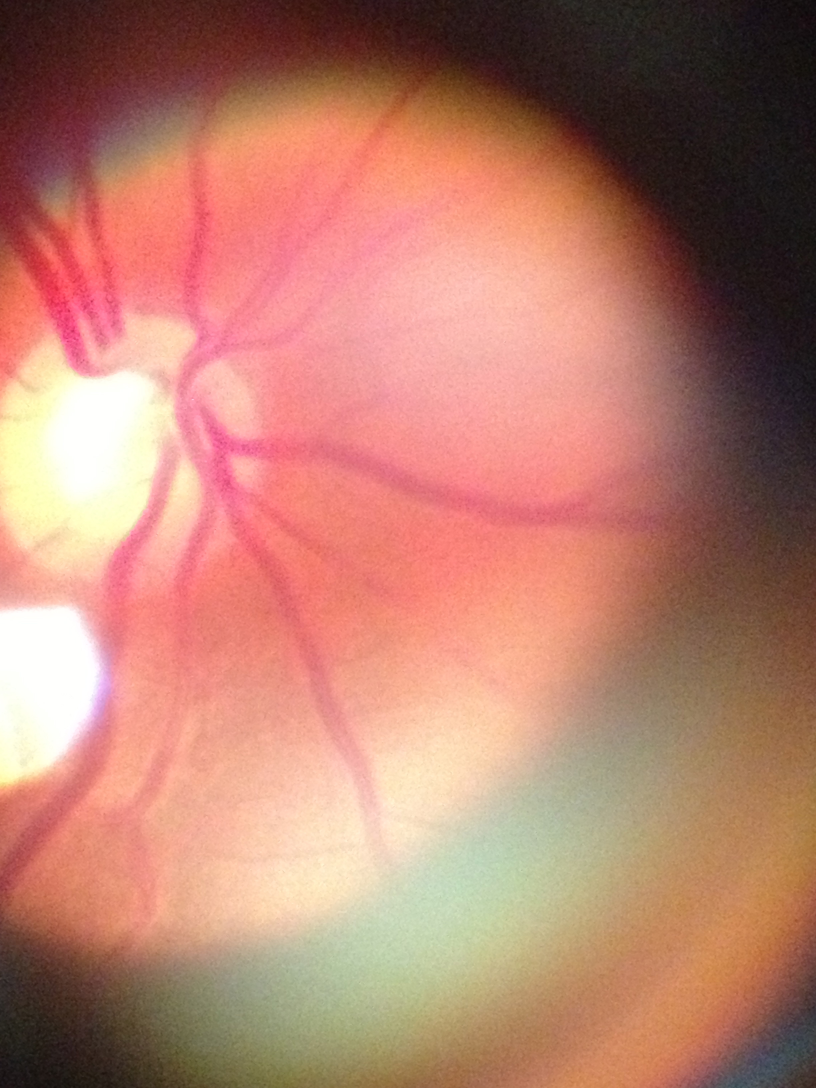
#> input picture tests/im1_2.jpg, 2448 x 3264 px (shown at 1/3 size)
$ python Ex_image_adjust_brightness_contrast.py
#> lines starting #> are read from the running program, lines starting #| are printed output that depends on the picture
"""
This is a sample code that works as in http://stackoverflow.com/a/10561359/5288758 to adjust sheets of papers' colors.
"""
from __future__ import division

from past.utils import old_div
import cv2
import numpy as np
from matplotlib import pyplot as plt

fig = plt.figure()
gs = plt.GridSpec(1, 2)
ax1 = fig.add_subplot(gs[0, 0])
ax2 = fig.add_subplot(gs[0, 1])


gray = cv2.resize(cv2.imread("im1_2.jpg",0),(400,400))
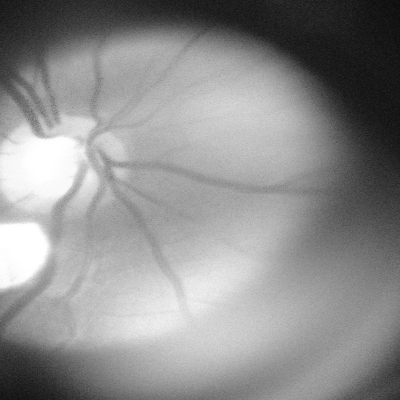
#> gray: shape (400, 400); min 10, max 255, mean 142.5

ax1.imshow(gray, cmap=plt.cm.gray)
ax1.set_title('Source')

gray = (255-gray) # TODO: this is a tweak of the code
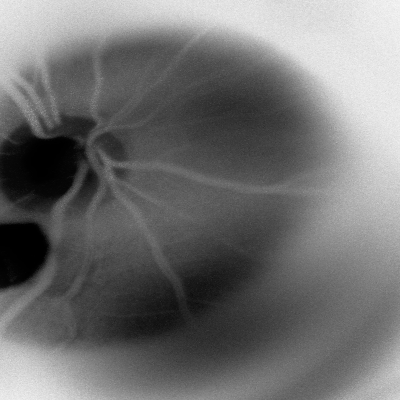
#> gray: shape (400, 400); min 0, max 245, mean 112.5

kernel1 = cv2.getStructuringElement(cv2.MORPH_ELLIPSE,(5,5))
close = cv2.morphologyEx(gray,cv2.MORPH_CLOSE,kernel1)
div = old_div(np.float32(gray),(close))
#> (the run stopped early here; a loop or call above may not have finished)

$ run again, with tests/im1_1.jpg copied over tests/im1_2.jpg
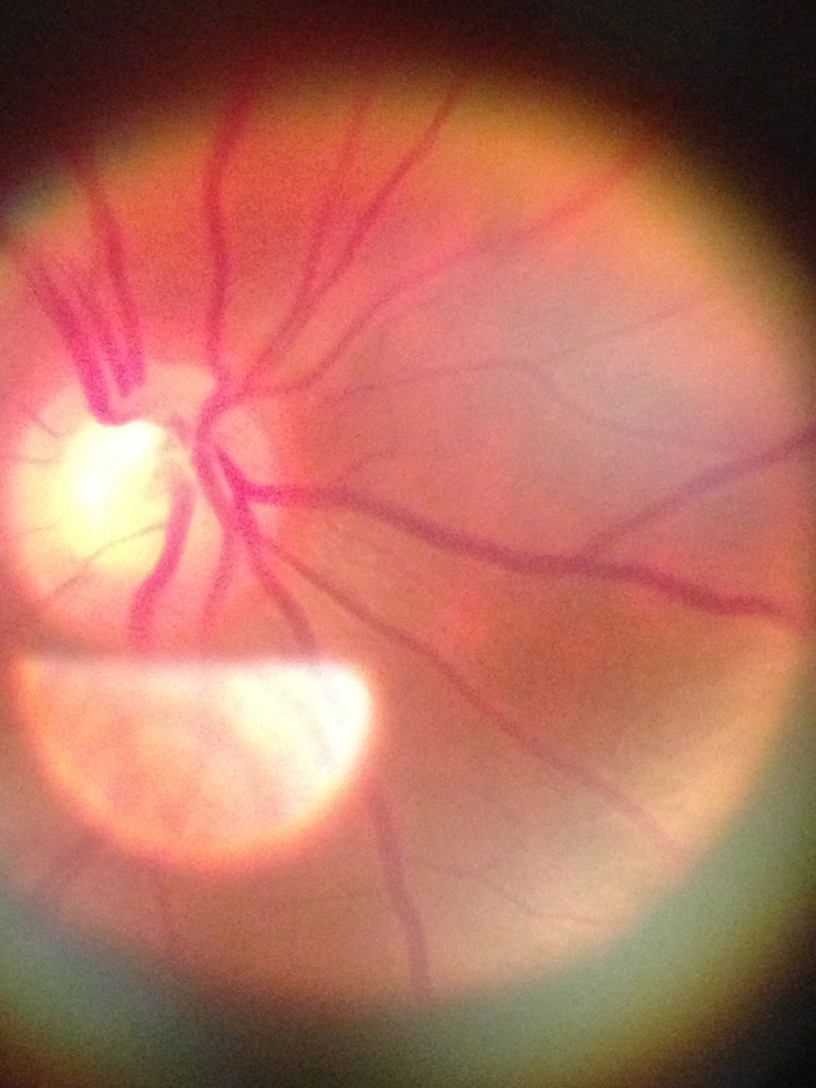
#> input picture tests/im1_1.jpg, 2448 x 3264 px (shown at 1/3 size)
#> `gray = cv2.resize(cv2.imread("im1_2.jpg",0),(400,400))`:
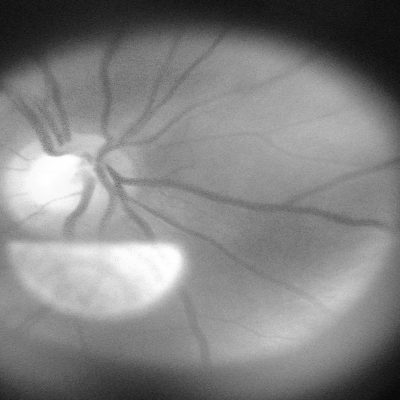
#> gray: shape (400, 400); min 6, max 255, mean 130.6
#> `gray = (255-gray)`:
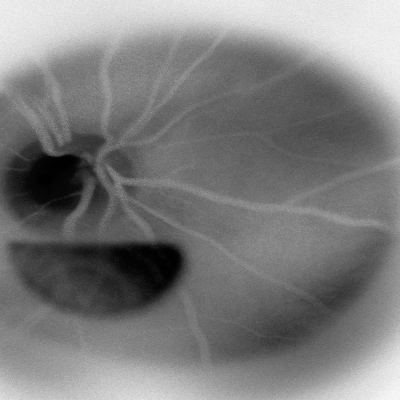
#> gray: shape (400, 400); min 0, max 249, mean 124.4

$ run again, with tests/im3_1.jpg copied over tests/im1_2.jpg
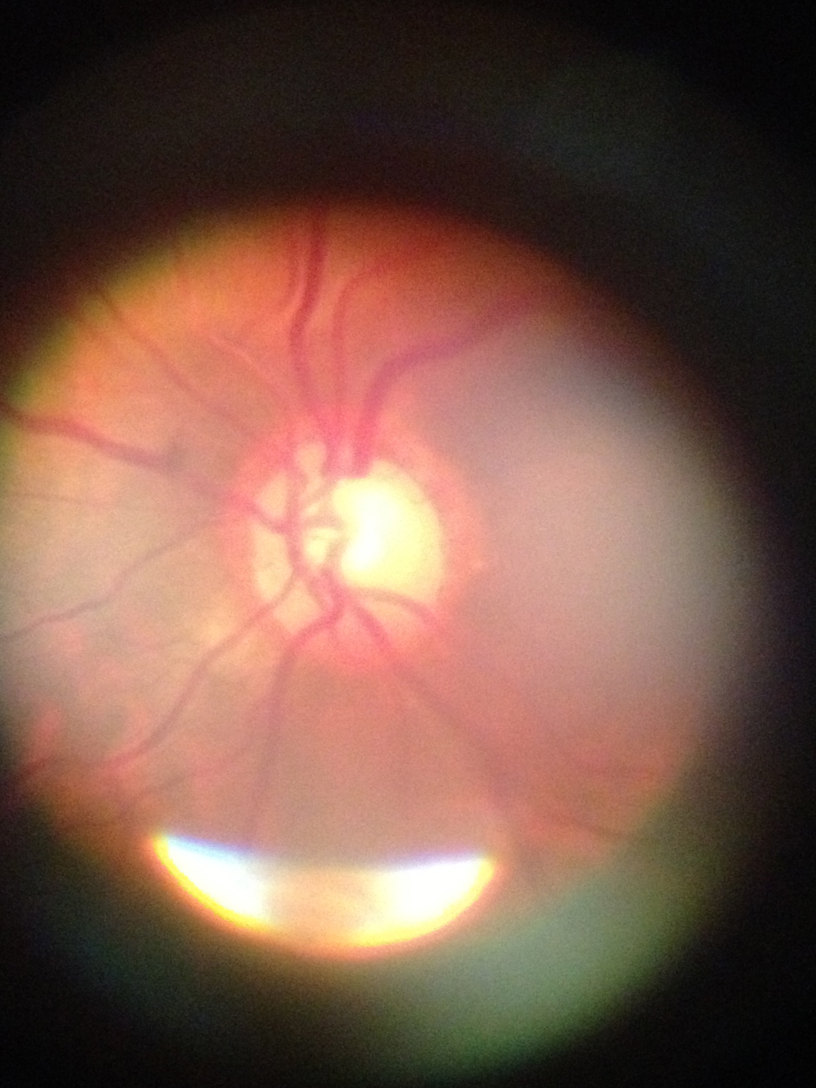
#> input picture tests/im3_1.jpg, 2448 x 3264 px (shown at 1/3 size)
#> `gray = cv2.resize(cv2.imread("im1_2.jpg",0),(400,400))`:
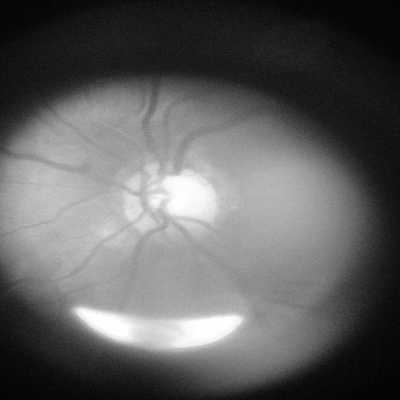
#> gray: shape (400, 400); min 0, max 255, mean 95.7
#> `gray = (255-gray)`:
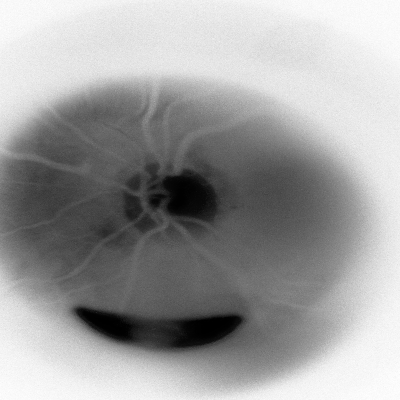
#> gray: shape (400, 400); min 0, max 255, mean 159.3
